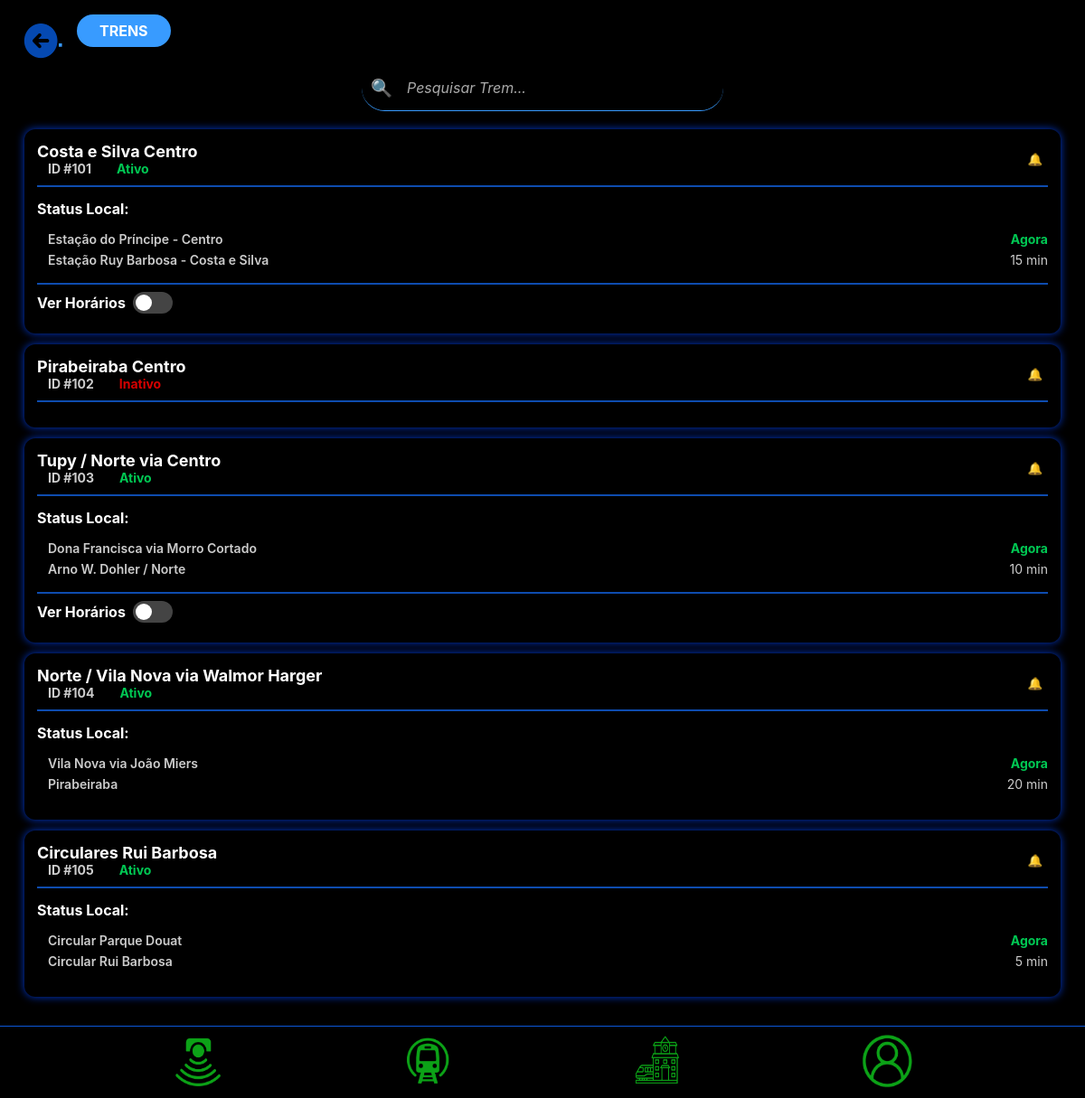
Page /public/trens.php on the committed database.
### tables this page shows
CREATE TABLE `linha` (
  `id_linha` int NOT NULL,
  `id_exibicao` int NOT NULL,
  `nome` varchar(255) NOT NULL,
  `status` varchar(50) NOT NULL,
  `status_color` varchar(10) NOT NULL,
  `data_criacao` timestamp NULL DEFAULT CURRENT_TIMESTAMP
);

CREATE TABLE `parada` (
  `id_parada` int NOT NULL,
  `id_linha` int NOT NULL,
  `nome` varchar(255) NOT NULL,
  `tempo` varchar(50) NOT NULL
);

### public/trens.php (the view, shortened to what this page needs)
<?php
$db_host = 'localhost';
$db_name = 'trem_facil';
$db_user = 'root';
$db_pass = 'root';
try {
    $pdo = new PDO("mysql:host=$db_host;dbname=$db_name;charset=utf8mb4", $db_user, $db_pass);
    $pdo->setAttribute(PDO::ATTR_DEFAULT_FETCH_MODE, PDO::FETCH_ASSOC);
    $pdo->setAttribute(PDO::ATTR_ERRMODE, PDO::ERRMODE_EXCEPTION);
} catch (PDOException $e) {
    die("Erro ao conectar: " . $e->getMessage());
}
$trens_para_exibir = [];
$sql_linhas = "SELECT id_linha, id_exibicao, nome, status, status_color FROM linha ORDER BY id_exibicao ASC";
$linhas_db = $pdo->query($sql_linhas)->fetchAll();
foreach ($linhas_db as $linha) {
    $stmt_paradas = $pdo->prepare("SELECT nome, tempo FROM parada WHERE id_linha = ?");
    $stmt_paradas->execute([ $linha['id_linha'] ]);
    $linha['paradas'] = $stmt_paradas->fetchAll();
    $stmt_eh = $pdo->prepare("SELECT id_estacao_horario, nome_estacao FROM estacao_horario WHERE id_linha = ?");
    $stmt_eh->execute([ $linha['id_linha'] ]);
    $horarios_agrupados = [];
    foreach ($stmt_eh->fetchAll() as $eh) {
        $stmt_h = $pdo->prepare("SELECT TIME_FORMAT(hora, '%H:%i') as h FROM horario WHERE id_estacao_horario = ? ORDER BY hora ASC");
        $stmt_h->execute([ $eh['id_estacao_horario'] ]);
        $times = $stmt_h->fetchAll(PDO::FETCH_COLUMN);
        if($times) $horarios_agrupados[ $eh['nome_estacao'] ] = $times;
    }
    $linha['horarios'] = $horarios_agrupados;
    $trens_para_exibir[] = $linha;
}
?>
<!DOCTYPE html>
<html lang="pt-br">
<head>
    <link rel="stylesheet" href="../style/style3.css">
</head>
<?php
$backPage = 'pagina_inicial.php';
?>
<body>
<div class="container">
    <header>
    <div class = "afastamento">
        <button class="btn-back" onclick="history.back()">&#8592;</button>
        <span class="header-title">TRENS</span>
        </div>
        <a href="<?= $backPage ?>"><img src="../assets/icons/seta_esquerda.png" alt="Voltar" style="position: absolute; top: 10px; left: 10px; width: 40px; height: 40px; cursor: pointer;"></a>
    </header>
    <div class="search-container">
        <span class="search-icon">🔍</span>
        <input type="text" id="searchInput" placeholder="Pesquisar Trem..." autocomplete="off">
    </div>
    <div id="trainContainer">
        <?php foreach ($trens_para_exibir as $trem): ?>
            <div class="trem" data-nome="<?= strtolower(htmlspecialchars($trem['nome'])) ?>">
                <div class="header-trem">
                    <div class="info-trem">
                        <div>
                            <div class="titulo-trem"><?= htmlspecialchars($trem['nome']) ?></div>
                            <div class="id-status">
                                <span style="color:#ccc; margin-right:10px;">ID #<?= $trem['id_exibicao'] ?></span>
                                <span class="status-text" style="color: <?= $trem['status_color'] ?>">
                                    <?= htmlspecialchars($trem['status']) ?>
                                </span>
                            </div>
                        </div>
                    </div>
                    <button class="btn-notify">🔔</button>
                </div>
                <?php if (!empty($trem['paradas'])): ?>
                    <div class="paradas">Status Local:</div>
                    <div class="paradas-list">
                        <?php foreach ($trem['paradas'] as $p):
                            $isAgora = (strtolower(trim($p['tempo'])) == 'agora');
                            $cor = $isAgora ? '#00c853' : '#ccc';
                        ?>
                            <div class="parada-item">
                                <span><?= htmlspecialchars($p['nome']) ?></span>
                                <span style="color: <?= $cor ?>; font-weight: <?= $isAgora?'bold':'normal' ?>">
                                    <?= htmlspecialchars($p['tempo']) ?>
                                </span>
                            </div>
                        <?php endforeach; ?>
                    </div>
                <?php endif; ?>
                <?php if (!empty($trem['horarios'])): ?>
                    <div class="horarios-container">
                        <label class="toggle-label" for="t-<?= $trem['id_linha'] ?>">
                            <span>Ver Horários</span>
                            <div class="toggle-switch">
                                <span class="slider"></span>
                            </div>
                        </label>
                    </div>
                <?php endif; ?>
            </div>
        <?php endforeach; ?>
    </div>
</div>
<footer>
    <?php
    $botoes = ['sensores'=>'tela_sensor_icon.png', 'trens'=>'tela_tren_icon.png', 'estacoes'=>'tela_estacao_icon.png', 'perfil'=>'tela_perfil_icon.png'];
    foreach($botoes as $pg => $img): ?>
        <form action="" method="post" style="display:inline;">
            <button type="submit"><img src="../assets/icons/<?= $img ?>"></button>
        </form>
    <?php endforeach; ?>
</footer>
</body>
</html>

### style/style3.css (style rules this page uses)
* { margin: 0; padding: 0; box-sizing: border-box; font-family: -apple-system, BlinkMacSystemFont, "Segoe UI", Roboto, Helvetica, Arial, sans-serif; }
html { height: 100%; width: 100%; }
body { background-color: #000000; color: #ffffff; display: flex; flex-direction: column; height: 100vh; }
.container { flex: 1; overflow-y: auto; padding: 15px; padding-bottom: 100px; width: 100%; }
header { display: flex; align-items: center; justify-content: center; position: relative; padding: 10px 15px; margin-bottom: 20px; }
header .btn-back { position: absolute; left: 15px; background: none; border: none; font-size: 2rem; color: #389BFF; cursor: pointer; font-weight: bold; }
header .header-title { background-color: #389BFF; color: #ffffff; font-weight: bold; font-size: 1rem; padding: 8px 25px; border-radius: 20px; }
.search-container { position: relative; padding: 0 10px; margin-bottom: 20px; border-bottom: 1px solid #389BFF; }
.search-container .search-icon { position: absolute; left: 10px; top: 50%; transform: translateY(-50%); color: #aaa; font-size: 1.2rem; }
#searchInput { width: 100%; padding: 15px 0 15px 40px; font-size: 1rem; background-color: transparent; border: none; color: #ffffff; }
#searchInput::placeholder { color: #aaa; font-style: italic; }
footer { display: flex; justify-content: space-around; align-items: center; padding: 10px 0; background-color: #000000; border-top: 1px solid #333; position: fixed; bottom: 0; left: 0; width: 100%; }
footer form { display: inline; }
footer button { border: none; background: none; cursor: pointer; padding: 5px; }
footer button img { width: 60px; height: 60px; }
* { box-sizing: border-box; }
body { font-family: 'Roboto', sans-serif; margin: 0; background-color: #000; color: #ccc; display: flex; flex-direction: column; height: 100vh; }
header { display: flex; align-items: center; justify-content: space-between; background-color: rgb(0, 0, 0); padding: 8px 20px; color: #fff; font-weight: 700; font-size: 18px; position: sticky; top: 0; z-index: 10; }
.btn-back { background: #004ecb; border: none; border-radius: 24px; color: white; font-weight: 700; padding: 6px 12px; cursor: pointer; font-size: 20px; display: flex; align-items: center; width: 114px; }
.search-container { position: relative; display: flex; align-items: center; max-width: 400px; margin: 20px auto; border-radius: 50px; overflow: hidden; background: white; background-color: rgb(0, 0, 0); color: white; }
.trem { border: none; background-color: #000000; color: white; margin: 12px; border-radius: 12px; padding: 14px; box-shadow: 0 0 10px #0039d1; }
.header-trem { display: flex; align-items: center; justify-content: space-between; border-bottom: 2px solid #0e4caf; padding-bottom: 10px; margin-bottom: 14px; }
.info-trem { display: flex; align-items: center; gap: 10px; }
.titulo-trem { font-weight: 700; font-size: 18px; color: white; }
.id-status { margin-left: 12px; font-weight: 700; font-size: 14px; display: flex; align-items: center; gap: 8px; }
.btn-notify { background-color: transparent; border: none; cursor: pointer; padding: 6px; border-radius: 50%; transition: background-color 0.3s ease; }
.paradas { font-weight: 700; font-size: 16px; margin-bottom: 12px; margin-top: 10px; color: white; }
.paradas-list { margin-left: 12px; margin-bottom: 14px; }
.parada-item { display: flex; justify-content: space-between; font-weight: 600; font-size: 14px; padding: 3px 0; color: #ccc; }
.horarios-container { margin-top: 10px; padding-top: 8px; border-top: 2px solid #0e4caf; font-weight: 700; color: white; }
.toggle-label { display: flex; align-items: center; gap: 8px; margin-bottom: 8px; font-weight: 700; font-size: 16px; user-select: none; }
.toggle-switch { position: relative; display: inline-block; width: 44px; height: 24px; }
.slider { position: absolute; cursor: pointer; border-radius: 30px; top: 0; left: 0; right: 0; bottom: 0; background-color: #444; transition: 0.4s; }
.slider:before { position: absolute; content: ""; height: 18px; width: 18px; border-radius: 50%; left: 3px; bottom: 3px; background-color: white; transition: 0.4s; }
footer { position: fixed; bottom: 0; left: 0; width: 100%; height: 80px; background-color: black; border-top: 1px solid #0B57DA; display: flex; justify-content: space-evenly; align-items: center; user-select: none; }
footer img { height: 60px; width: 60px; }
.afastamento { margin-left: 50px; }

### rows in the picture
linha: nome "Costa e Silva Centro", id_exibicao "101", status "Ativo"
parada: nome "Estação do Príncipe - Centro", tempo "Agora"
parada: nome "Estação Ruy Barbosa - Costa e Silva", tempo "15 min"
linha: nome "Pirabeiraba Centro", id_exibicao "102", status "Inativo"
linha: nome "Tupy / Norte via Centro", id_exibicao "103", status "Ativo"
parada: nome "Dona Francisca via Morro Cortado", tempo "Agora"
parada: nome "Arno W. Dohler / Norte", tempo "10 min"
linha: nome "Norte / Vila Nova via Walmor Harger", id_exibicao "104", status "Ativo"
parada: nome "Vila Nova via João Miers", tempo "Agora"
parada: nome "Pirabeiraba", tempo "20 min"
linha: nome "Circulares Rui Barbosa", id_exibicao "105", status "Ativo"
parada: nome "Circular Parque Douat", tempo "Agora"
parada: nome "Circular Rui Barbosa", tempo "5 min"
